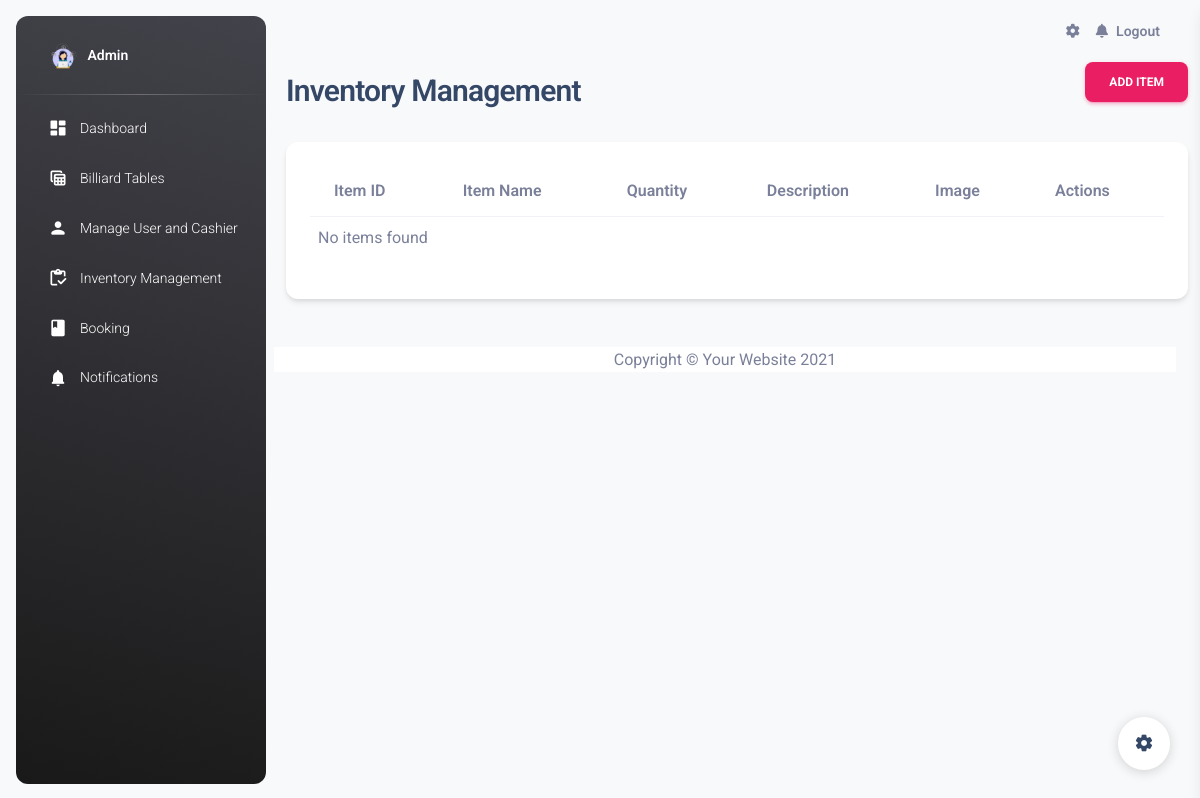
The page /inventory_management.php on the database as committed earlier.
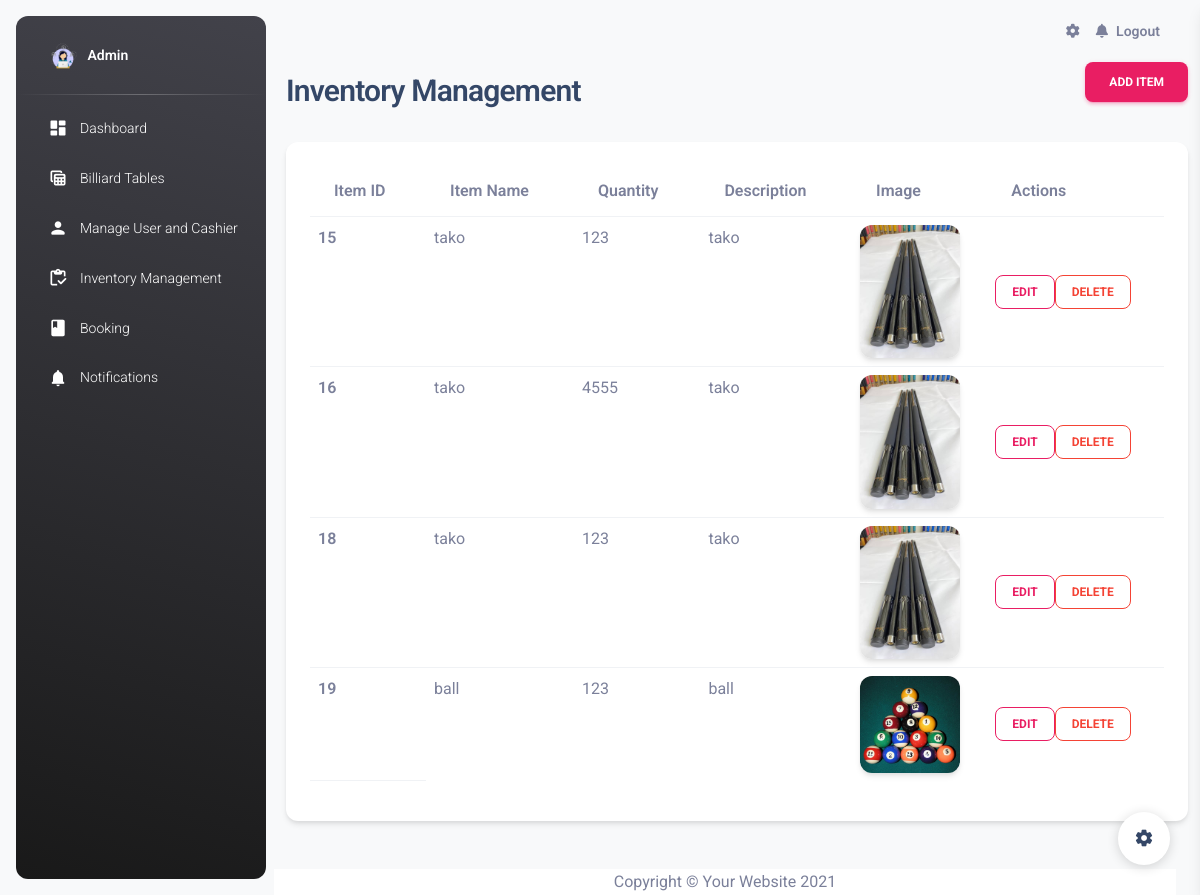
The same page on the database as committed later.
### tables this page shows
CREATE TABLE `inventory` (
  `item_id` int(11) NOT NULL,
  `item_name` varchar(255) NOT NULL,
  `quantity` varchar(255) NOT NULL,
  `description` text NOT NULL,
  `image` varchar(255) NOT NULL
);

### inventory_management.php (the view, shortened to what this page needs)
<!DOCTYPE html>
<html lang="en">
   <head>
      <link href="./assets/css/nucleo-icons.css" rel="stylesheet" />
      <link href="./assets/css/nucleo-svg.css" rel="stylesheet" />
      <link id="pagestyle" href="./assets/css/material-dashboard.css?v=3.1.0" rel="stylesheet" />
      <link href="vendor/fontawesome-free/css/all.min.css" rel="stylesheet" type="text/css">
   </head>
   <body class="g-sidenav-show  bg-gray-100">
      <aside class="sidenav navbar navbar-vertical navbar-expand-xs border-0 border-radius-xl my-3 fixed-start ms-3   bg-gradient-dark" id="sidenav-main">
         <div class="sidenav-header">
            <a class="navbar-brand m-0" href=" https://demos.creative-tim.com/material-dashboard/pages/dashboard " target="_blank">
            <img src="./img/admin.png" class="navbar-brand-img h-100" alt="main_logo">
            <span class="ms-1 font-weight-bold text-white">Admin</span>
            </a>
         </div>
         <hr class="horizontal light mt-0 mb-2">
         <div class="collapse navbar-collapse  w-auto " id="sidenav-collapse-main">
         <ul class="navbar-nav">
         <li class="nav-item">
               <a class="nav-link text-white " href="admin_dashboard.php">
                  <div class="text-white text-center me-2 d-flex align-items-center justify-content-center">
                     <i class="material-icons opacity-10">dashboard</i>
                  </div>
                  <span class="nav-link-text ms-1">Dashboard</span>
               </a>
            </li>
            <li class="nav-item">
               <a class="nav-link text-white " href="billiard_table.php">
                  <div class="text-white text-center me-2 d-flex align-items-center justify-content-center">
                     <i class="material-icons opacity-10">table_view</i>
                  </div>
                  <span class="nav-link-text ms-1">Billiard Tables</span>
               </a>
            </li>
            <li class="nav-item">
                  <a class="nav-link text-white " href="manage_user.php">
                     <div class="text-white text-center me-2 d-flex align-items-center justify-content-center">
                        <i class="material-icons opacity-10">person</i>
                     </div>
                     <span class="nav-link-text ms-1">Manage User and Cashier</span>
                  </a>
               </li>
            <li class="nav-item">
                  <a class="nav-link text-white " href="inventory_management.php">
                     <div class="text-white text-center me-2 d-flex align-items-center justify-content-center">
                        <i class="material-icons opacity-10">inventory</i>
                     </div>
                     <span class="nav-link-text ms-1">Inventory Management</span>
                  </a>
               </li>
            <li class="nav-item">
               <a class="nav-link text-white " href="billiard_table.php">
                  <div class="text-white text-center me-2 d-flex align-items-center justify-content-center">
                     <i class="material-icons opacity-10">book</i>
                  </div>
                  <span class="nav-link-text ms-1">Booking</span>
               </a>
            </li>
            <li class="nav-item">
               <a class="nav-link text-white " href="./notifications.html">
                  <div class="text-white text-center me-2 d-flex align-items-center justify-content-center">
                     <i class="material-icons opacity-10">notifications</i>
                  </div>
                  <span class="nav-link-text ms-1">Notifications</span>
               </a>
            </li>
         </ul>
      </aside>
      <main class="main-content border-radius-lg ">
         <nav class="navbar navbar-main navbar-expand-lg px-0 mx-4 shadow-none border-radius-xl" id="navbarBlur" data-scroll="true">
            <div class="container-fluid py-1 px-3">
               <div class="collapse navbar-collapse mt-sm-0 mt-2 me-md-0 me-sm-4" id="navbar">
                  <ul class="navbar-nav  justify-content-end">
                     <li class="nav-item px-3 d-flex align-items-center">
                        <a href="javascript:;" class="nav-link text-body p-0">
                        <i class="fa fa-cog fixed-plugin-button-nav cursor-pointer"></i>
                        </a>
                     </li>
                     <li class="nav-item dropdown pe-2 d-flex align-items-center">
                        <a href="javascript:;" class="nav-link text-body p-0" id="dropdownMenuButton" data-bs-toggle="dropdown" aria-expanded="false">
                        <i class="fa fa-bell cursor-pointer"></i>
                        </a>
                     </li>
                     <li class="nav-item d-flex align-items-center">
                        <a href="logout.php" class="nav-link text-body font-weight-bold px-0">
                        <span class="d-sm-inline d-none">Logout</span>
                        </a>
                     </li>
                  </ul>
               </div>
            </div>
         </nav>
         <div class="container-fluid">
         <div class="d-sm-flex align-items-center justify-content-between mb-4">
            <h1 class="h3 mb-0 text-gray-800">Inventory Management</h1>
            <button class='btn btn-primary editBtn' data-toggle='modal' data-target='#addItemModal'>Add Item</button>
         </div>
         <?php
         include 'conn.php';
         $sqlInventory = "SELECT item_id, item_name, quantity, description, image FROM inventory";
         $stmtInventory = $conn->prepare($sqlInventory);
         $stmtInventory->execute();
         $inventoryItems = $stmtInventory->fetchAll(PDO::FETCH_ASSOC);
         ?>
         <div class="card shadow mb-4">
            <div class="card-body">
               <div class="table-responsive">
                     <table class="table table-hover">
                        <thead>
                           <tr>
                                 <th scope="col">Item ID</th>
                                 <th scope="col">Item Name</th>
                                 <th scope="col">Quantity</th>
                                 <th scope="col">Description</th>
                                 <th scope="col">Image</th>
                                 <th scope="col">Actions</th>
                           </tr>
                        </thead>
                        <tbody>
                           <?php
                           if (!empty($inventoryItems)) {
                                 foreach ($inventoryItems as $item) {
                                    echo '<tr>';
                                    echo '<th scope="row">' . htmlspecialchars($item["item_id"]) . '</th>';
                                    echo '<td>' . htmlspecialchars($item["item_name"]) . '</td>';
                                    echo '<td>' . htmlspecialchars($item["quantity"]) . '</td>';
                                    echo '<td>' . htmlspecialchars($item["description"]) . '</td>';
                                    echo '<td><img src="inventory_image/' . htmlspecialchars($item["image"]) . '" alt="Item image" class="img-fluid shadow border-radius-xl" style="max-width: 100px;"></td>';
                                    echo '<td class="align-middle">';
                                    echo '<button type="button" class="btn btn-outline-primary btn-sm mb-0" data-toggle="modal" onclick=\'openEditModal(' . json_encode($item) . ')\'>Edit</button>';
                                    echo '<form method="POST" style="display:inline-block;">';
                                    echo '<button type="submit" class="btn btn-outline-danger btn-sm mb-0">Delete</button>';
                                    echo '</form>';
                                    echo '</td>';
                                    echo '</tr>';
                                 }
                           } else {
                                 echo '<tr><td colspan="6">No items found</td></tr>';
                           }
                           ?>
                        </tbody>
                     </table>
               </div>
            </div>
         </div>
         <div class="row">
         <div class="row mt-4">
            <footer class="sticky-footer bg-white">
               <div class="container my-auto">
                     <div class="copyright text-center my-auto">
                        <span>Copyright &copy; Your Website 2021</span>
                      </div>
                </div>
            </footer>
         </div>
      </main>
      <div class="fixed-plugin">
         <a class="fixed-plugin-button text-dark position-fixed px-3 py-2">
         <i class="material-icons py-2">settings</i>
         </a>
      </div>
   </body>
</html>

Rows that differ between the two databases and show on the page:
added inventory: item_id "15", item_name "tako", quantity "123", description "tako", image (picture)
added inventory: item_id "16", item_name "tako", quantity "4555", description "tako", image (picture)
added inventory: item_id "18", item_name "tako", quantity "123", description "tako", image (picture)
added inventory: item_id "19", item_name "ball", quantity "123", description "ball", image (picture)
Other text that changed with them:
text no longer shown: "No items found"
